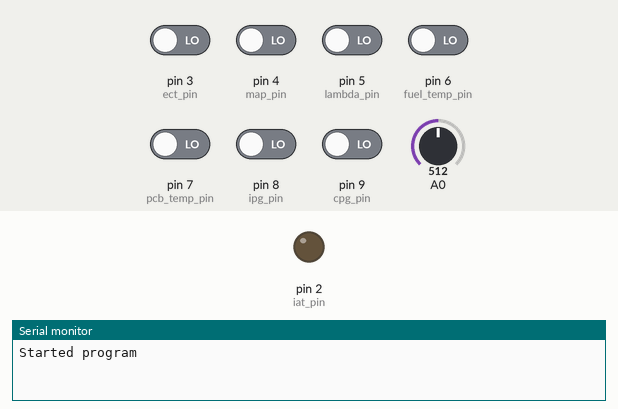
A sketch run on a simulated Arduino Mega 2560, built with avr-gcc and run on an emulated ATmega2560. On the bench: output pins drawn as LEDs (lit = HIGH), the last lines printed to the serial monitor. Inputs (shaded band) come from the test bench; at power-on: pin 3 (ect_pin), pin 4 (map_pin), pin 5 (lambda_pin), pin 6 (fuel_temp_pin), pin 7 (pcb_temp_pin), pin 8 (ipg_pin), pin 9 (cpg_pin) LOW, A0 = 512.

Above: at 0.1 s.
At 5.2 s:
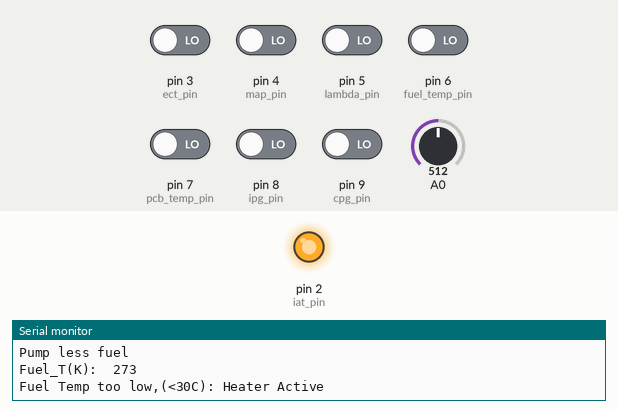
Timing chart, 0 to 6.7 s (numbered marks = the images above):
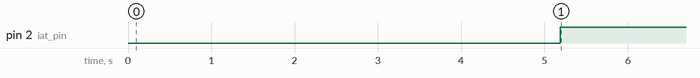

Measured:
- by itself, pin 2 (iat_pin): LOW → HIGH at 5.2 s

The sketch:

ECU.ino
```cpp
//COM7 Mega
// Set-up Pins
#define iat_pin 2
#define ect_pin 3
#define map_pin 4
#define lambda_pin 5
#define fuel_temp_pin 6
#define pcb_temp_pin 7
#define ipg_pin 8
#define cpg_pin 9
#define pin_pcb 15


// Set-up Variables and constants
// - Air flow calculation
float IAT = 354.72;
float MAP = 25012;
float m_air;
int N = 3000;
const float vol_eff = 0.7;
const int v_eng = 599; // *10e-6
const int n_cyl = 4;
const int R=287;

// - Fuel mass and time calculation
float Lambda;


const int q_inj = 875; // 10e-8
const int density_fuel = 779;
const float m_fuel_rate_possible = 1704; // mg/s
const int AFR_stoc = 9.75;

const float valve_angle = 1.134; // 65 degree in radians

float m_fuel;
float t_fuel;
float t_valve;


// Power and efficiency calculation
const int N_steady=3000;
const float w_steady = 314.159;
const int T = 35;
const int P_steady = 11000;
const int NCV = 3; // *10e7
float thermal_eff;

//IPG CPG
float crankshaft_pos;
float camshaft_pos;
float n_ipg;
float n_cpg;


// Safety and Side functions
int ECT;
int Fuel_T;
int PCB_temp;


void setup() {
  // put your setussssp code here, to run once:
  Serial.begin(9600);
  while (!Serial);

  pinMode(2,INPUT);
  pinMode(3,INPUT);
  pinMode(4,INPUT);
  pinMode(5,INPUT);
  pinMode(6,INPUT);
  pinMode(7,INPUT);
  pinMode(8,INPUT);
  pinMode(9,INPUT);
  Serial.println("Started program");
  read_all_sensors();
  display_sensors();
}

/* Function to convert read sensor values to actual values
*TODO: Cant read pcb temp input for some reason
*/

void read_sensors() {
  /*
  IAT = pulseIn(iat_pin, HIGH,32)/2040.0*5.0*8.38 + 273.15 + 48.935 ;
  //T= 8.38 Vıat + 48.935 + 273.15
  MAP = pulseIn(map_pin, HIGH,32)/2040.0*5.0/2.91*100000;
  //P = V/2.91 * 10^5     -----2.91: 10e5Pa, 0:0
  ECT = pulseIn(ect_pin, HIGH,32)/2040.0*5.0*26.155*-1 + 145.29 + 273.15;
  // T = -26.155V + 145.29 + 273.15
  Lambda = pulseIn(lambda_pin, HIGH,32)/2040.0*5.0*15.04/5.0 + 7.35;
  // AFR = V*15.04/5+7.35
  Fuel_T =pulseIn(fuel_temp_pin, HIGH,32)/2040.0*5.0*20 + 273.15;
  // Assume: 273.15 + 20*V
  PCB_temp = pulseIn(pcb_temp_pin, HIGH, 32);//*250.0/204.0/1024.0
  // K = rawvoltage/1024.0 * 5000 / 10 - pcb_temp_pin
  //n_ipg = pulseIn(ipg_pin, HIGH, 500);
  //n_cpg = pulseIn(cpg_pin, HIGH, 500);
  //int temp = analogRead(pin_pcb);
  //PCB_temp = temp* 25.0 / 2.98 * 5.0 / 1024.0 + 273.15;
  */

   for (int i=0;i<7;i++){
    analogRead(0);
    N= 2040.0*5.0*26.155*-1 + 145.29 + 273.15;
   }
}


void display_sensors(){
  Serial.println("");
  Serial.print("IAT(K):\t");
  Serial.print(IAT);
  Serial.println("");
  Serial.print("MAP(P):\t");
  Serial.print(MAP);
  Serial.println("");

  Serial.print("ECT(K):\t");
  Serial.print(ECT);
  Serial.println("");
  if (ECT < 373.15) {
    Serial.println("ECT cold enough, (<100C)- Not too hot - No change Needed");
  } else {
    Serial.println("ECT too high, (>100C)- Too hot - Pump more coolant");
  }

  Serial.print("Lambda:\t");
  Serial.print(Lambda);
  Serial.println("");
  if (Lambda<9.26 ) {
    Serial.println("AFR < 0.95AFR Stochiometric, Mixture too Rich");
    Serial.println("Pump less fuel");
  } else if(Lambda > 10.2375){
    Serial.println("AFR > 1.05AFR Stochiometric, Mixture too lean");
    Serial.println("Pump More fuel");
  } else {
    Serial.println("AFR withn 5% of AFR Stochiometric. Mixture balanced");
  }


  Serial.print("Fuel_T(K):\t");
  Serial.print(Fuel_T);
  Serial.println("");
  if (Fuel_T < 303.15) {
    Serial.println("Fuel Temp too low,(<30C): Heater Active");
  } else {
    Serial.println("Fuel Temp Sufficiently High (>30C): Heater Inactive");
  }

  Serial.print("PCB_temp:\t");
  Serial.print(PCB_temp);
  Serial.println("");
  /*Serial.print("F_ipg:\t");
  Serial.print(n_ipg);
  Serial.println("");
  Serial.print("F_cpg:\t");
  Serial.print(n_cpg);
  */
}


void safety_checks(){
  if (PCB_temp > 300  || (crankshaft_pos - camshaft_pos *2.0) > 10) {
    Serial.println("PCB Temp too high, Shutting down");
    for (int i=0; i<100; i++){
      delay(5000);
    }
  }
}


void calc_injection() {
  m_air = MAP/10.0 * 7.65 /IAT * vol_eff; // in mg per s
  //m_air = MAP * n_cyl * N * v_eng /1000000 /(R*IAT*2*60)*vol_eff;
  m_fuel = m_air / 9.75;
  //m_fuel = m_air / AFRstoc/4;
  t_fuel =   m_fuel*1000/m_fuel_rate_possible ;
}

void send_injection(){
  analogWrite(2,255);
}

void display_calc(){
  Serial.print("m_air (mg/s):\t");
  Serial.print(m_air);
  Serial.println("");
  Serial.print("m_fuel(mg/s):\t");
  Serial.print(m_fuel);
  Serial.println("");
  Serial.print("t_fuel(ms):\t");
  Serial.print(t_fuel);
  Serial.println("");

}


void loop() {
  int initial_time = micros(); //Start timer
  read_sensors(); //Reads all Sensors
  safety_checks(); //Checks PCB Temp and IPG/CPG
  calc_injection();
  send_injection();
  int calc_time = micros() - initial_time; //End timer
  display_sensors();
  display_calc();
  Serial.print("Calculation time (microseconds): ");
  Serial.print(calc_time);
  delay(1000);
}


void read_all_sensors() {
  IAT = pulseIn(iat_pin, HIGH)/2040.0*5.0*8.38 + 273.15 + 48.935 ;
  //T= 8.38 Vıat + 48.935 + 273.15
  MAP = pulseIn(map_pin, HIGH)/2040.0*5.0/2.91*100000;
  //P = V/2.91 * 10^5     -----2.91: 10e5Pa, 0:0
  ECT = pulseIn(ect_pin, HIGH)/2040.0*5.0*26.155*-1 + 145.29 + 273.15;
  // T = -26.155V + 145.29 + 273.15
  Lambda = pulseIn(lambda_pin, HIGH)/2040.0*5.0*15.04/5.0 + 7.35;
  // AFR = V*15.04/5+7.35
  Fuel_T =pulseIn(fuel_temp_pin, HIGH)/2040.0*5.0*20 + 273.15;
  // Assume: 273.15 + 20*V
  PCB_temp = pulseIn(pcb_temp_pin, HIGH, 200);//*250.0/204.0/1024.0
  // K = rawvoltage/1024.0 * 5000 / 10 - pcb_temp_pin
  n_ipg = pulseIn(ipg_pin, HIGH, 500);
  n_cpg = pulseIn(cpg_pin, HIGH, 500);
  int temp = analogRead(pin_pcb);
  PCB_temp = temp* 25.0 / 2.98 * 5.0 / 1024.0 + 273.15;
}
```
